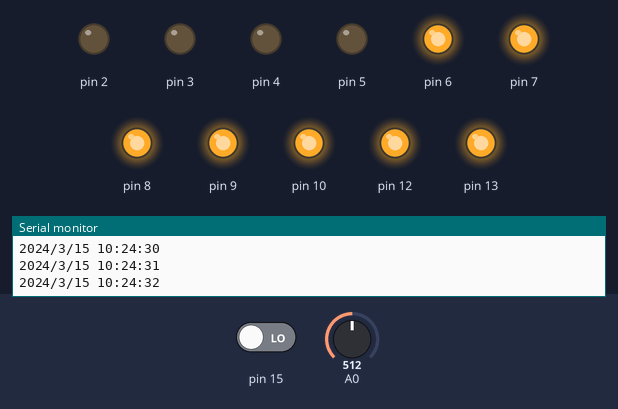
The sketch below on a simulated Arduino Uno, built with avr-gcc and run on an emulated ATmega328P. Shown: output pins drawn as LEDs (lit = HIGH), the last lines printed to the serial monitor. Dashed ring = blinking. Inputs (shaded band) come from the test bench; at power-on: pin 15 LOW, A0 = 512. The local clock reads 2024-03-15 10:24:30 at power-on unless the sketch sets it.

Above: at 2.8 s.
2.9 s: pin 15 driven HIGH
At 3.19 s:
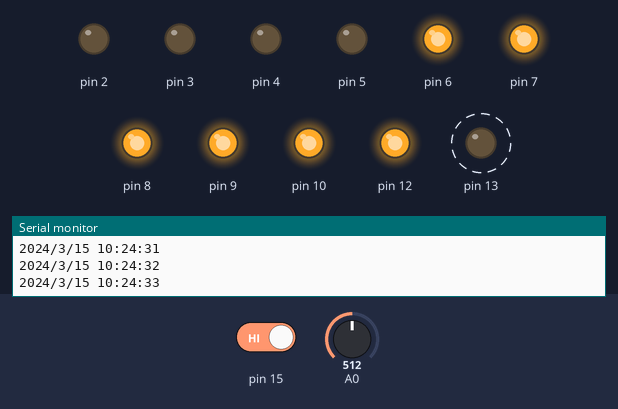
6.4 s: A0 set to 870
9.9 s: A0 set to 888
At 11.1 s:
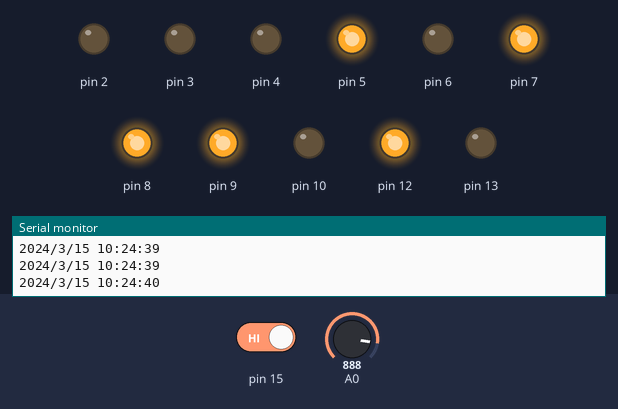
At 16.0 s:
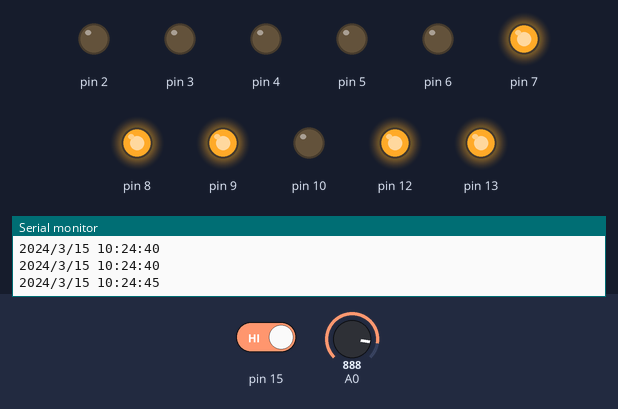
Timing chart, 0 to 25.9 s (numbered marks = the images above; inputs shaded):
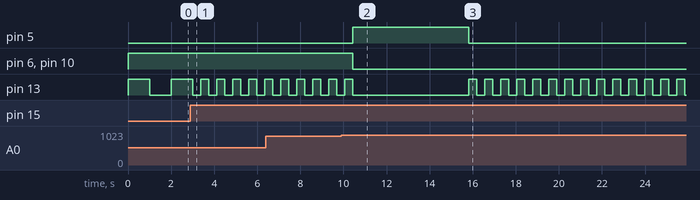

Measured:
- the behaviour switches between 879 and 880 on A0 (found by bisection; images 1 and 2)
- after the input at 2.9 s, pin 13: alternates HIGH for 0.37 s and LOW for 0.37 s, starting after 0.48 s
- after the input at 9.9 s, pin 5: LOW → HIGH after 0.54 s, → LOW 5.4 s later; pin 6, pin 10: HIGH → LOW after 0.54 s

The sketch:

IrrigationSystem.ino
```cpp
#include <avr/wdt.h>
#include <Wire.h>
#include "RTClib.h"

RTC_DS1307 RTC;

boolean motor,v1,v2,v3,v4,v5,v6,v7,v8,v9;
int riegoEstado;
boolean bPresionado,bvPresionado;
boolean activarVRefuerzo1,activarVRefuerzo4,activarVRefuerzo5,activarVRefuerzo6;
int hi1,hf1,mi1,mf1,hi2,hf2,mi2,mf2,hi3,hf3,mi3,mf3,hi4,hf4,mi4,mf4,hi5,hf5,mi5,mf5,hi6,hf6,mi6,mf6,hi7,hf7,mi7,mf7,hi8,hf8,mi8,mf8,hi9,hf9,mi9,mf9;
int hi1b,hf1b,mi1b,mf1b,hi2b,hf2b,mi2b,mf2b,hi3b,hf3b,mi3b,mf3b,hi4b,hf4b,mi4b,mf4b,hi5b,hf5b,mi5b,mf5b,hi6b,hf6b,mi6b,mf6b,hi7b,hf7b,mi7b,mf7b,hi8b,hf8b,mi8b,mf8b,hi9b,hf9b,mi9b,mf9b;

void setup (){
  wdt_disable();
  Serial.begin(57600);
  Wire.begin();
  RTC.begin();

  ////// SETEO DEL REL¡OJ
  /// Setea el reloj con la hora de la PC (borrar barras linea inferior, cargar(flecha) y volver a poner // )
 // RTC.adjust(DateTime(__DATE__, __TIME__));
  /// Setea el reloj manualmente (year,month,day,hour,min,sec)
  //RTC.adjust(DateTime(2015,1,22,5,59,30));

  ////// ACTIVACION DEL RIEGO AUTOMATICO
  // true = Activado | false = Desactivado
  riegoEstado=0;

  ////// INICIO - CONFIGURACION DE HORARIOS (RIEGO AUTOMATICO)
  // Horas: 0 a 23 | Minutos: 0 a 59

  /// Valvula 1 - Releay 1A - Cable Celeste - Pico Solo Esquina
  // Hora Inicio (Primer Riego)
  hi1=6;
   // Minuto Inicio
  mi1=0;
  // Hora Fin
  hf1=6;
  // Minuto Fin
  mf1=15;

  // Hora Inicio  (Segundo Riego)
  hi1b=20;
   // Minuto Inicio
  mi1b=0;
  // Hora Fin
  hf1b=20;
  // Minuto Fin
  mf1b=15;

  /// Valvula 2 - Relay 2A - Cable Bordo Lavado - Quinta 1 Valvula Numero 1
  // Hora Inicio (Primer Riego)
  hi2=6;
  // Minuto Inicio
  mi2=20;
  // Hora Fin
  hf2=6;
  // Minuto Fin
  mf2=30;

  // Hora Inicio (Segundo Riego)
  hi2b=20;
  // Minuto Inicio
  mi2b=20;
  // Hora Fin
  hf2b=20;
  // Minuto Fin
  mf2b=30;

  /// Valvula 3 - Relay 3A - Cable Viejo 1 - Casa 1
  // Hora Inicio (Primer Riego)
  hi3=6;
  // Minuto Inicio
  mi3=40;
  // Hora Fin
  hf3=6;
  // Minuto Fin
  mf3=50;

  // Hora Inicio (Segundo Riego)
  hi3b=20;
  // Minuto Inicio
  mi3b=40;
  // Hora Fin
  hf3b=20;
  // Minuto Fin
  mf3b=50;

  /// Valvula 4 - Relay 4A - Cable Viejo 2 - Quinta 2 Valvula Frente Numero 1
  // Hora Inicio (Primer Riego)
  hi4=7;
  // Minuto Inicio
  mi4=10;
  // Hora Fin
  hf4=7;
  // Minuto Fin
  mf4=20;

  // Hora Inicio (Segundo Riego)
  hi4b=21;
  // Minuto Inicio
  mi4b=10;
  // Hora Fin
  hf4b=21;
  // Minuto Fin
  mf4b=20;

  /// Valvula 5 - Relay 4B - Cable Blanco - Quinta 3 Valvula Frente Numero 2
  // Hora Inicio (Primer Riego)
  hi5=7;
  // Minuto Inicio
  mi5=35;
  // Hora Fin
  hf5=7;
  // Minuto Fin
  mf5=45;

  // Hora Inicio (Segundo Riego)
  hi5b=21;
  // Minuto Inicio
  mi5b=35;
  // Hora Fin
  hf5b=21;
  // Minuto Fin
  mf5b=45;

  /// Valvula 6 - Relay 3B - Cable Negro - Manguera China y Pico Esquina
  // Hora Inicio (Primer Riego)
  hi6=8;
  // Minuto Inicio
  mi6=0;
  // Hora Fin
  hf6=8;
  // Minuto Fin
  mf6=40;

  // Hora Inicio (Segundo Riego)
  hi6b=22;
  // Minuto Inicio
  mi6b=00;
  // Hora Fin
  hf6b=22;
  // Minuto Fin
  mf6b=40;

  /// Valvula 7 - Relay 2B - Cable Verde - Quincho
  // Hora Inicio (Primer Riego)
  hi7=8;
  // Minuto Inicio
  mi7=44;
  // Hora Fin
  hf7=8;
  // Minuto Fin
  mf7=59;

  // Hora Inicio (Segundo Riego)
  hi7b=22;
  // Minuto Inicio
  mi7b=44;
  // Hora Fin
  hf7b=22;
  // Minuto Fin
  mf7b=59;

  /// Valvula 8 Relay 1B - Cable Amarillo - Frente Esquina
  // Hora Inicio (Primer Riego)
  hi8=9;
  // Minuto Inicio
  mi8=10;
  // Hora Fin
  hf8=9;
  // Minuto Fin
  mf8=20;

  // Hora Inicio (Segundo Riego)
  hi8b=23;
  // Minuto Inicio
  mi8b=10;
  // Hora Fin
  hf8b=23;
  // Minuto Fin
  mf8b=20;

    /// Valvula 9 - Relay 1C (Individual) - Cable Rosa - Desconectado
  // Hora Inicio (Primer Riego)
  hi9=9;
  // Minuto Inicio
  mi9=25;
  // Hora Fin
  hf9=9;
  // Minuto Fin
  mf9=26;

  // Hora Inicio (Segundo Riego)
  hi9b=23;
  // Minuto Inicio
  mi9b=25;
  // Hora Fin
  hf9b=23;
  // Minuto Fin
  mf9b=26;

  ////// FIN - CONFIGURACION DE HORARIOS (RIEGO AUTOMATICO)

  motor=false;
  v1=false;
  v2=false;
  v3=false;
  v4=false;

  bPresionado=false;
  bvPresionado=false;
  activarVRefuerzo1=true;
  activarVRefuerzo4=true;
  activarVRefuerzo5=true;
  activarVRefuerzo6=true;

  pinMode(2,OUTPUT);
  pinMode(3,OUTPUT);
  pinMode(4,OUTPUT);
  pinMode(5,OUTPUT);
  pinMode(6,OUTPUT);
  pinMode(7,OUTPUT);
  pinMode(8,OUTPUT);
  pinMode(9,OUTPUT);
  pinMode(10,OUTPUT);
  pinMode(12,OUTPUT);
  pinMode(13,OUTPUT);
  pinMode(15,INPUT);

  digitalWrite(6,HIGH);
  digitalWrite(7,HIGH);
  digitalWrite(8,HIGH);
  digitalWrite(9,HIGH);
  digitalWrite(10,HIGH);
  digitalWrite(12,HIGH);
  digitalWrite(2,LOW);
  digitalWrite(3,LOW);
  digitalWrite(4,LOW);
  digitalWrite(5,LOW);

  if (! RTC.isrunning()) {
    Serial.println("RTC (Real Time Clock) no se encuentra en funcionamiento.");
  }

  wdt_enable(WDTO_2S);
}

void loop () {
    DateTime now = RTC.now();

    if(digitalRead(15)==HIGH){
      if(bPresionado==false){
        if(riegoEstado==0){
          riegoEstado=1;
          bPresionado=true;
        }else if(riegoEstado==1){
          riegoEstado=2;
          bPresionado=true;
        }else{
          riegoEstado=0;
          bPresionado=true;
        }
      }
      bPresionado=true;
    }else{
      bPresionado=false;
    }

    if(digitalRead(13)==HIGH){
      digitalWrite(13,LOW);
    }else{
      digitalWrite(13,HIGH);
    }

    if(v1 || v2 || v3 || v4 || v5 || v6 || v7 || v8 || v9){
      digitalWrite(6,LOW);
    }else{
      digitalWrite(6,HIGH);
    }

    if(v1){
      digitalWrite(10,LOW);
    }else{
      digitalWrite(10,HIGH);
      activarVRefuerzo1=true;
    }

    if(v2){
      digitalWrite(9,LOW);
    }else{
      digitalWrite(9,HIGH);
    }

    if(v3){
      digitalWrite(8,LOW);
    }else{
      digitalWrite(8,HIGH);
    }

    if(v4){
      digitalWrite(7,LOW);
    }else{
      digitalWrite(7,HIGH);
      activarVRefuerzo4=true;
    }

    if(v5){
      digitalWrite(2,HIGH);
    }else{
      digitalWrite(2,LOW);
      activarVRefuerzo5=true;
    }

    if(v6){
      digitalWrite(3,HIGH);
    }else{
      digitalWrite(3,LOW);
      activarVRefuerzo6=true;
    }

    if(v7){
      digitalWrite(4,HIGH);
    }else{
      digitalWrite(4,LOW);
    }

    if(v8){
      digitalWrite(5,HIGH);
      if(v1 && activarVRefuerzo1){
        digitalWrite(5,HIGH);
        wdt_reset();
        delay(1000);
        wdt_reset();
        delay(1000);
        wdt_reset();
        delay(1000);
        wdt_reset();
        delay(1000);
        wdt_reset();
        delay(1000);
        wdt_reset();
        activarVRefuerzo1=false;
      }
      if(v4 && activarVRefuerzo4){
        digitalWrite(5,HIGH);
        wdt_reset();
        delay(1000);
        wdt_reset();
        delay(1000);
        wdt_reset();
        delay(1000);
        wdt_reset();
        delay(1000);
        wdt_reset();
        delay(1000);
        wdt_reset();
        activarVRefuerzo4=false;
      }
      if(v5 && activarVRefuerzo5){
        digitalWrite(5,HIGH);
        wdt_reset();
        delay(1000);
        wdt_reset();
        delay(1000);
        wdt_reset();
        delay(1000);
        wdt_reset();
        delay(1000);
        wdt_reset();
        delay(1000);
        wdt_reset();
        activarVRefuerzo5=false;
      }
      if(v6 && activarVRefuerzo6){
        digitalWrite(5,HIGH);
        wdt_reset();
        delay(1000);
        wdt_reset();
        delay(1000);
        wdt_reset();
        delay(1000);
        wdt_reset();
        delay(1000);
        wdt_reset();
        delay(1000);
        wdt_reset();
        activarVRefuerzo6=false;
      }
    }else{
      digitalWrite(5,LOW);
      if(v1 && activarVRefuerzo1){
        digitalWrite(5,HIGH);
        wdt_reset();
        delay(1000);
        wdt_reset();
        delay(1000);
        wdt_reset();
        delay(1000);
        wdt_reset();
        delay(1000);
        wdt_reset();
        delay(1000);
        wdt_reset();
        activarVRefuerzo1=false;
      }
      if(v4 && activarVRefuerzo4){
        digitalWrite(5,HIGH);
        wdt_reset();
        delay(1000);
        wdt_reset();
        delay(1000);
        wdt_reset();
        delay(1000);
        wdt_reset();
        delay(1000);
        wdt_reset();
        delay(1000);
        wdt_reset();
        activarVRefuerzo4=false;
      }
      if(v5 && activarVRefuerzo5){
        digitalWrite(5,HIGH);
        wdt_reset();
        delay(1000);
        wdt_reset();
        delay(1000);
        wdt_reset();
        delay(1000);
        wdt_reset();
        delay(1000);
        wdt_reset();
        delay(1000);
        wdt_reset();
        activarVRefuerzo5=false;
      }
      if(v6 && activarVRefuerzo6){
        digitalWrite(5,HIGH);
        wdt_reset();
        delay(1000);
        wdt_reset();
        delay(1000);
        wdt_reset();
        delay(1000);
        wdt_reset();
        delay(1000);
        wdt_reset();
        delay(1000);
        wdt_reset();
        activarVRefuerzo6=false;
      }
    }

    if(v9){
      digitalWrite(12,LOW);
    }else{
      digitalWrite(12,HIGH);
    }

    if(riegoEstado==0){
      if(now.hour()>=hi1 && now.hour()<=hf1 && now.minute()>=mi1 && now.minute()<=mf1){
        v1=true;
      }else if(now.hour()>=hi1b && now.hour()<=hf1b && now.minute()>=mi1b && now.minute()<=mf1b){
        v1=true;
      }else{
        v1=false;
      }

      if(now.hour()>=hi2 && now.hour()<=hf2 && now.minute()>=mi2 && now.minute()<=mf2){
        v2=true;
      }else if(now.hour()>=hi2b && now.hour()<=hf2b && now.minute()>=mi2b && now.minute()<=mf2b){
        v2=true;
      }else{
        v2=false;
      }

      if(now.hour()>=hi3 && now.hour()<=hf3 && now.minute()>=mi3 && now.minute()<=mf3){
        v3=true;
      }else if(now.hour()>=hi3b && now.hour()<=hf3b && now.minute()>=mi3b && now.minute()<=mf3b){
        v3=true;
      }else{
        v3=false;
      }

      if(now.hour()>=hi4 && now.hour()<=hf4 && now.minute()>=mi4 && now.minute()<=mf4){
        v4=true;
      }else if(now.hour()>=hi4b && now.hour()<=hf4b && now.minute()>=mi4b && now.minute()<=mf4b){
        v4=true;
      }else{
        v4=false;
      }

      if(now.hour()>=hi5 && now.hour()<=hf5 && now.minute()>=mi5 && now.minute()<=mf5){
        v5=true;
      }else if(now.hour()>=hi5b && now.hour()<=hf5b && now.minute()>=mi5b && now.minute()<=mf5b){
        v5=true;
      }else{
        v5=false;
      }

      if(now.hour()>=hi6 && now.hour()<=hf6 && now.minute()>=mi6 && now.minute()<=mf6){
        v6=true;
      }else if(now.hour()>=hi6b && now.hour()<=hf6b && now.minute()>=mi6b && now.minute()<=mf6b){
        v6=true;
      }else{
        v6=false;
      }

      if(now.hour()>=hi7 && now.hour()<=hf7 && now.minute()>=mi7 && now.minute()<=mf7){
        v7=true;
      }else if(now.hour()>=hi7b && now.hour()<=hf7b && now.minute()>=mi7b && now.minute()<=mf7b){
        v7=true;
      }else{
        v7=false;
      }

      if(now.hour()>=hi8 && now.hour()<=hf8 && now.minute()>=mi8 && now.minute()<=mf8){
        v8=true;
      }else if(now.hour()>=hi8b && now.hour()<=hf8b && now.minute()>=mi8b && now.minute()<=mf8b){
        v8=true;
      }else{
        v8=false;
      }

      if(now.hour()>=hi9 && now.hour()<=hf9 && now.minute()>=mi9 && now.minute()<=mf9){
        v9=true;
      }else if(now.hour()>=hi9b && now.hour()<=hf9b && now.minute()>=mi9b && now.minute()<=mf9b){
        v9=true;
      }else{
        v9=false;
      }
    }else if(riegoEstado==1){
      if(analogRead(A0)>=880 && analogRead(A0)<=895){
        if(bvPresionado==false){
          v1=!v1;
        }
        bvPresionado=true;
      }else if(analogRead(A0)>=910 && analogRead(A0)<=930){
        if(bvPresionado==false){
          v2=!v2;
        }
        bvPresionado=true;
      }else if(analogRead(A0)>=940 && analogRead(A0)<=960){
        if(bvPresionado==false){
          v3=!v3;
        }
        bvPresionado=true;
      }else if(analogRead(A0)>=980 && analogRead(A0)<=995){
        if(bvPresionado==false){
          v4=!v4;
        }
        bvPresionado=true;
      }else{
        bvPresionado=false;
      }
    }else{
      if(analogRead(A0)>=880 && analogRead(A0)<=895){
        if(bvPresionado==false){
          v5=!v5;
        }
        bvPresionado=true;
      }else if(analogRead(A0)>=910 && analogRead(A0)<=930){
        if(bvPresionado==false){
          v6=!v6;
        }
        bvPresionado=true;
      }else if(analogRead(A0)>=940 && analogRead(A0)<=960){
        if(bvPresionado==false){
          v7=!v7;
        }
        bvPresionado=true;
      }else if(analogRead(A0)>=980 && analogRead(A0)<=995){
        if(bvPresionado==false){
          v8=!v8;
        }
        bvPresionado=true;
      }else{
        bvPresionado=false;
      }
    }

    Serial.print(now.year(), DEC);
    Serial.print('/');
    Serial.print(now.month(), DEC);
    Serial.print('/');
    Serial.print(now.day(), DEC);
    Serial.print(' ');
    Serial.print(now.hour(), DEC);
    Serial.print(':');
    Serial.print(now.minute(), DEC);
    Serial.print(':');
    Serial.print(now.second(), DEC);
    Serial.println();

    if(riegoEstado==0){
      delay(1000);
    }else if(riegoEstado==1){
      delay(369);
    }else{
      delay(115);
    }
    wdt_reset();
}
```
